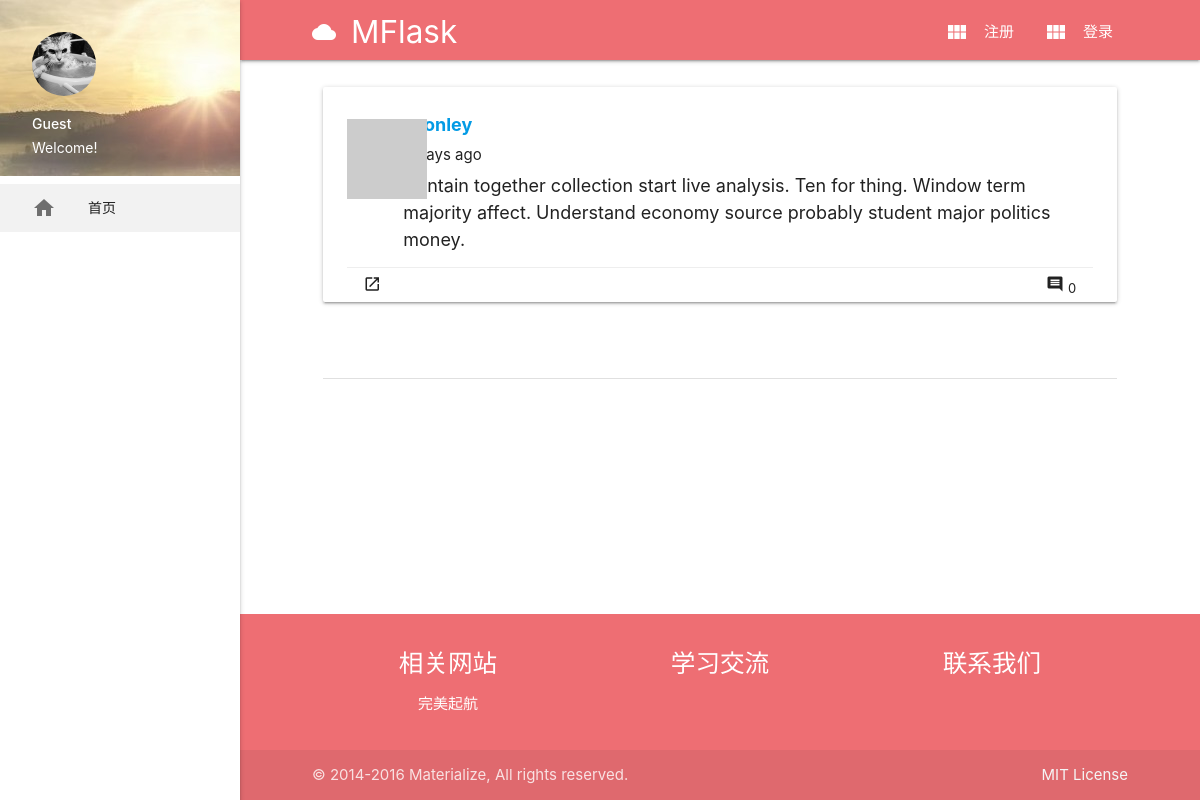
Before: /post/94 with the older database file.
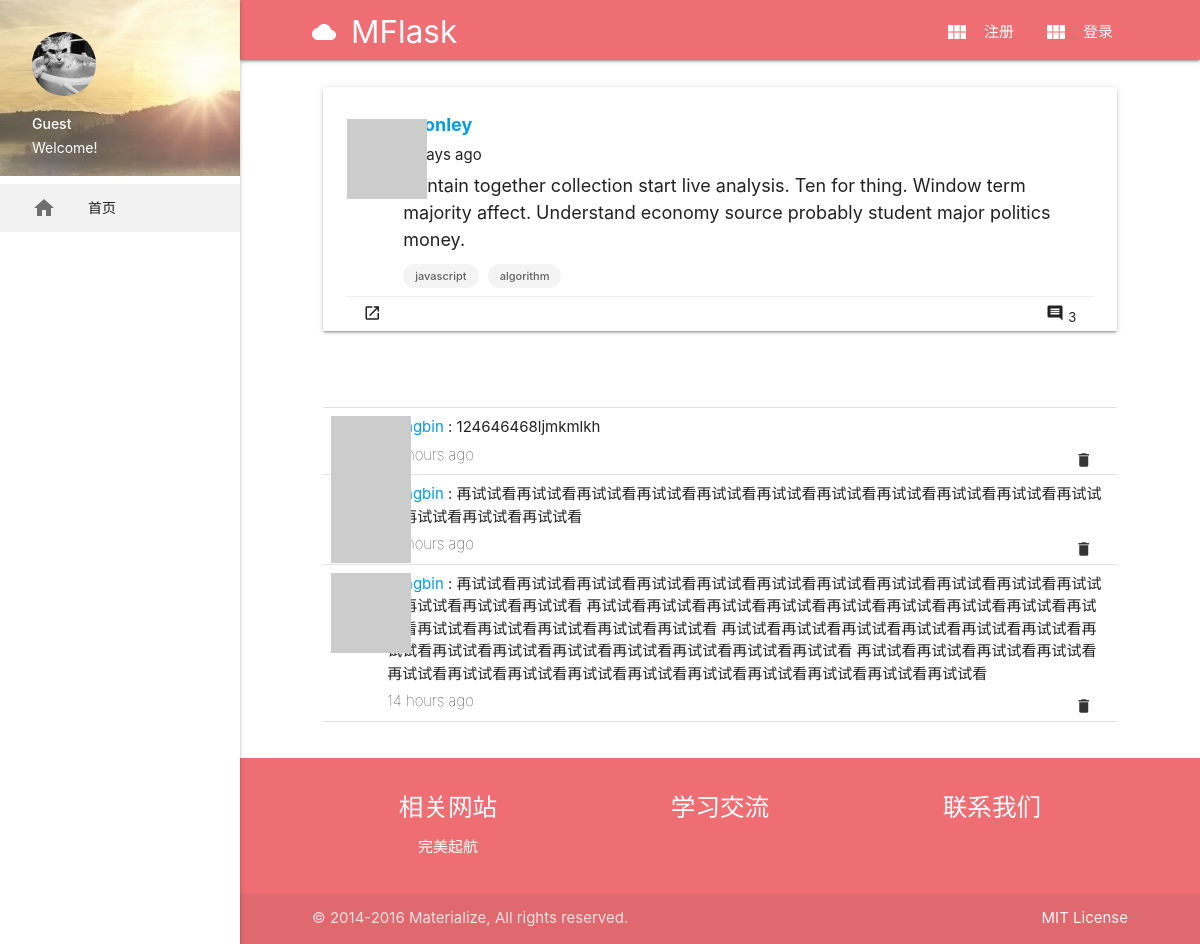
After: the same page with the newer database file.
### app/models.py (models this page shows, shortened)
class Tag(db.Model):
    __tablename__ = 'tags'
    id = db.Column(db.Integer, primary_key=True)
    name = db.Column(db.String(64))
    rank = db.Column(db.Integer, default=0)

class Comment(db.Model):
    __tablename__ = 'comments'
    id = db.Column(db.Integer, primary_key=True)
    body = db.Column(db.Text)
    body_html = db.Column(db.Text)
    timestamp = db.Column(db.DateTime, index=True, default=datetime.utcnow)
    disabled = db.Column(db.Boolean)
    author_id = db.Column(db.Integer, db.ForeignKey('users.id'))
    post_id = db.Column(db.Integer, db.ForeignKey('posts.id'))

class User(UserMixin, db.Model):
    __tablename__ = 'users'
    id = db.Column(db.Integer, primary_key=True)
    email = db.Column(db.String(64), unique=True, index=True)
    username = db.Column(db.String(64), unique=True, index=True)
    role_id = db.Column(db.Integer, db.ForeignKey('roles.id'))
    password_hash = db.Column(db.String(128))
    confirmed = db.Column(db.Boolean, default=False)
    name = db.Column(db.String(64))
    location = db.Column(db.String(64))
    about_me = db.Column(db.Text())
    member_since = db.Column(db.DateTime(), default=datetime.utcnow)
    last_seen = db.Column(db.DateTime(), default=datetime.utcnow)
    avatar_hash = db.Column(db.String(32))
    posts = db.relationship('Post', backref='author', lazy='dynamic')
    followed = db.relationship('Follow',
                               foreign_keys=[Follow.follower_id],
                               backref=db.backref('follower', lazy='joined'),
                               lazy='dynamic',
                               cascade='all, delete-orphan')
    followers = db.relationship('Follow',
                                foreign_keys=[Follow.followed_id],
                                backref=db.backref('followed', lazy='joined'),
                                lazy='dynamic',
                                cascade='all, delete-orphan')
    comments = db.relationship('Comment', backref='author', lazy='dynamic')
    collections = db.relationship('Post',
                                  secondary=collect,
                                  backref=db.backref('collectors', lazy='dynamic'),
                                  lazy='dynamic')
    liked_posts = db.relationship('Post',
                                  secondary=like,
                                  backref=db.backref('likers', lazy='dynamic'),
                                  lazy='dynamic')
    @property
    def password(self):
        raise AttributeError('password is not a readable attribute')
    def gravatar_hash(self):
        return hashlib.md5(self.email.lower().encode('utf-8')).hexdigest()
    def gravatar(self, size=100, default='identicon', rating='g'):
        url = 'https://secure.gravatar.com/avatar'
        hash = self.avatar_hash or self.gravatar_hash()
        return '{url}/{hash}?s={size}&d={default}&r={rating}'.format(
            url=url, hash=hash, size=size, default=default, rating=rating)
    def collect(self, post):
        if not self.is_collecting(post):
            self.collections.append(post)
            db.session.add(self)
    def like(self, post):
        if not self.is_liking(post):
            self.liked_posts.append(post)
            db.session.add(self)

### app/main/views.py (the view, shortened to what this page needs)
@main.route('/post/<int:id>', methods=['GET', 'POST'])
def post(id):
    post = Post.query.get_or_404(id)
    form = CommentForm()
    page = request.args.get('page', 1, type=int)
    if page == -1:
        page = (post.comments.count() - 1) // \
            current_app.config['FLASKY_COMMENTS_PER_PAGE'] + 1
    pagination = post.comments.order_by(Comment.timestamp.asc()).paginate(
        page, per_page=current_app.config['FLASKY_COMMENTS_PER_PAGE'],
        error_out=False)
    comments = pagination.items
    return render_template('post.html', post=post, form=form, comments=comments)

### app/auth/views.py (called while the page is built)
@auth.before_app_request
def before_request():
    if current_user.is_authenticated:
        current_user.ping()
        if not current_user.confirmed \
                and request.endpoint \
                and request.blueprint != 'auth'\
                and request.endpoint != 'static':
            return redirect(url_for('auth.unconfirmed'))

### app/main/__init__.py (called while the page is built)
@main.app_context_processor
def inject_permissions():
    return dict(Permission=Permission)

### app/models.py (called while the page is built)
    def can(self, permissions):
        return False

    def is_administrator(self):
        return False

### app/templates/post.html (shortened to what this page needs)
{% extends "base.html" %}
{% import "_macros.html" as macros %}
{% block content %}
<main>
    <div class="container">
        <div class="row">
            <ul class="col s12 m12 l12 posts">
                {% include '_post.html' %}
            </ul>
            <ul class="col s12 m12 l12">
            </ul>
            <ul class="col s12 m12 l12">
                <ul class="comments">
                {% for comment in comments %}
                    {% include '_comment.html' %}
                {% endfor %}
                </ul>
            </ul>
        </div>
    </div>
</main>
{% endblock %}

### app/templates/_post.html (shortened to what this page needs)
<div class="card post-card">
    <div class="post-thumbnail">
        <a href="{{ url_for('.user', username=post.author.username) }}">
            <img class="profile-thumbnail" src="{{ post.author.gravatar(size=40) }}">
        </a>
    </div>
    <div class="post-content">
        <div class="post-author"><a href="{{ url_for('.user', username=post.author.username) }}">{{ post.author.username }}</a></div>
        <div class="post-date">{{ moment(post.timestamp).fromNow() }}</div>
        <div class="post-body">{{ post.body }}</div>
        {% for tag in post.tags %}
        <a href="{{ url_for('.tag', tagname=tag.name) }}" class="chip">{{ tag.name }}</a>
        {% endfor %}
    </div>
    <div class="post-footer">
        <ul class="">
            <a class="waves-effect waves-teal btn-small btn-flat" href="{{ url_for('.post', id=post.id) }}">
                <i class="material-icons">launch</i>
            </a>
            <a class="waves-effect waves-teal btn-small btn-flat right" href="{{ url_for('.post', id=post.id) }}#comments">
                <i class="material-icons" id="collect-btn"  style="font-size: 18px">comment</i>
                <span class="comment-num">{{ post.comments.count() }}</span>
            </a>
        </ul>
    </div>
</div>

### app/templates/_comment.html
<li class="comment">
    <div class="comment-thumbnail">
        <a href="{{ url_for('.user', username=comment.author.username) }}">
            <img class="img-rounded profile-thumbnail" src="{{ comment.author.gravatar(size=40) }}">
        </a>
    </div>
    <div class="comment-content">
        <div class="comment-author">
            <a href="{{ url_for('.user', username=comment.author.username) }}">
                {{ comment.author.username }}</a> : {{ comment.body }}
        </div>
        <div class="comment-date">
            {{ moment(comment.timestamp).fromNow() }}
            <a class="btn-flat btn-small delete-comment right" data-href="">
            <i class="material-icons">delete</i>
            </a>
        </div>
    </div>
</li>

Changed rows visible on the page:
added Tag: name "javascript"
added Tag: name "algorithm"
added Comment: author.username "yangbin", body "124646468ljmkmlkh", timestamp "14 hours ago"
added Comment: author.username "yangbin", body "再试试看再试试看再试试看再试试看再试试看再试试看再试试看再试试看再试试看再试试看再试试看再试试看再试试看再试试看", timestamp "14 hours ago"
added Comment: author.username "yangbin", body "再试试看再试试看再试试看再试试看再试试看再试试看再试试看再试试看再试试看再试试看再试试看再试试看再试试看再试试看 再试试看再试试看再试试看再试试看再试试看再试试看再试试看再试试看再试试看再试试看再试试看再试试看再试试看再试试看 再试试看再试试看再试试看再试试看再试试看再试试看再试试看再试试看再试试看再试试看再试试看再试试看再试试看再试试看 再试试看再试试看再试试看再试试看再试试看再试试看再试试看再试试看再试试看再试试看再试试看再试试看再试试看再试试看", timestamp "14 hours ago"
Other visible differences:
{{ post.comments.count() }}: "0" → "3"
